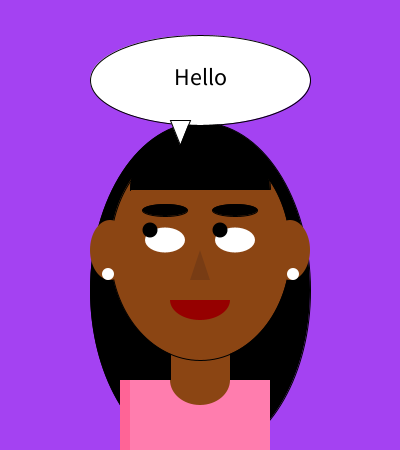
Frame 1 (no input)
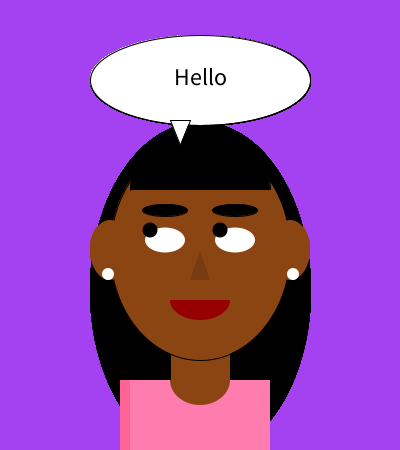
Frame 60 (the mouse pressed at the canvas centre just before this capture)
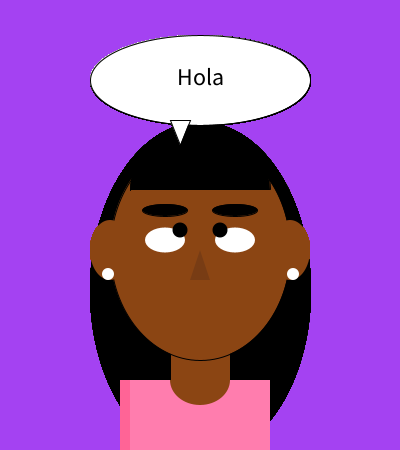
Frame 120 (the mouse held since frame 60 and released just before this capture)

The Processing sketch that drew these frames (run headless with seeded random() and noise(); from frame 60 on, the mouse is pressed at the canvas centre):

// Processing sketch: nala
// ── nala.pde
int greeting = 0;

int leftEyeX = 165;
int leftEyeY = 240;

int rightEyeX = 235;
int rightEyeY = 240;
int y = 380;


void setup() {
  size(400, 450);
  background (random(255), random(255), random(255));
}

void draw() {
  leftEyeX = constrain(mouseX, 150, 180);
  leftEyeY = constrain(mouseY, 230, 250);
  rightEyeX = constrain(mouseX, 220, 250);
  rightEyeY = constrain(mouseY, 230, 250);

  drawFace();
  // Speech bubble
  fill(255);
  stroke(0);
  ellipse(200, 80, 220, 90);
  triangle(170, 120, 190, 120, 180, 145);

  // greeting text
  fill(0);
  textSize(24);
  textAlign(CENTER);

  if (greeting == 0) {
    text("Hello", 200, 85);
  }

  if (greeting == 1) {
    text("Hola", 200, 85);
  }

  if (greeting == 2) {
    text("Bonjour", 200, 85);
  }

  if (greeting == 3) {
    text("Ciao", 200, 85);
  }
}

void keyPressed() {
  if (key == ' ') {
    background(random(255), random(255), random(255));
  } else {
    background(200, 220, 255);
  }
}

void drawFace() {
  //Hair
  fill(0);
  ellipse(200, 290, 220, 335);


  // Neck
  fill(139, 69, 19);
  rect(170, 320, 60, 80);

  // Face
  fill(139, 69, 19);
  ellipse(200, 250, 180, 220);


  //Bangs
  fill(0);
  arc(200, 190, 140, 120, PI, TWO_PI);

  // Eyebrows
  fill(0);
  ellipse(165, 210, 45, 12);
  ellipse(235, 210, 45, 12);

  // Ears
  fill(139, 69, 19);
  noStroke();
  ellipse(110, 250, 40, 60);
  ellipse(290, 250, 40, 60);

  //Earrings
  fill(255);
  noStroke();
  circle(108, 274, 12);
  circle(293, 274, 12);

  // Eyes (white part)
  fill(255);
  ellipse(165, 240, 40, 25);
  ellipse(235, 240, 40, 25);

  // Pupils
  fill(0);
  circle(leftEyeX, leftEyeY, 15);
  circle(rightEyeX, rightEyeY, 15);

  // Nose
  fill(120, 60, 20);
  triangle(200, 250, 190, 280, 210, 280);

  // Mouth
  fill(150, 0, 0);
  if (greeting == 0) {
    arc(200, 300, 60, 40, 0, PI); // smile
  } else if (greeting == 1) {
    line(170, 300, 230, 300); // neutral
  } else if (greeting == 2) {
    arc(200, 310, 60, 40, PI, TWO_PI); // sad
  } else {
    ellipse(200, 305, 20, 10); // surprised
  }

  // Left arm
  fill(255, 100, 150);
  rect(120, 380, 25, 120);

  // Pink shirt
  fill(255, 125, 174);
  rect(130, 380, 140, 150);
  fill (255, 125, 174);
  triangle(245, 450, 244, 420, 250, 450);
  triangle(145, 450, 150, 420, 150, 450);

  // Shirt stripes
  int y = 380;
  for (int stripe = 0; stripe < 5; stripe++) {
    line(130, y, 270, y);
    y = y + 20;
  }


  for (int stripe = 0; stripe < 5; stripe++) {
    line(130, y, 270, y);
    y = y + 20;
  }
  //Bottom neck
  fill (139, 69, 19);
  arc(200, 380, 60, 50, 0, PI);
}

void mousePressed() {
  greeting++;
  if (greeting > 3) {
    greeting=0;
  }
}
